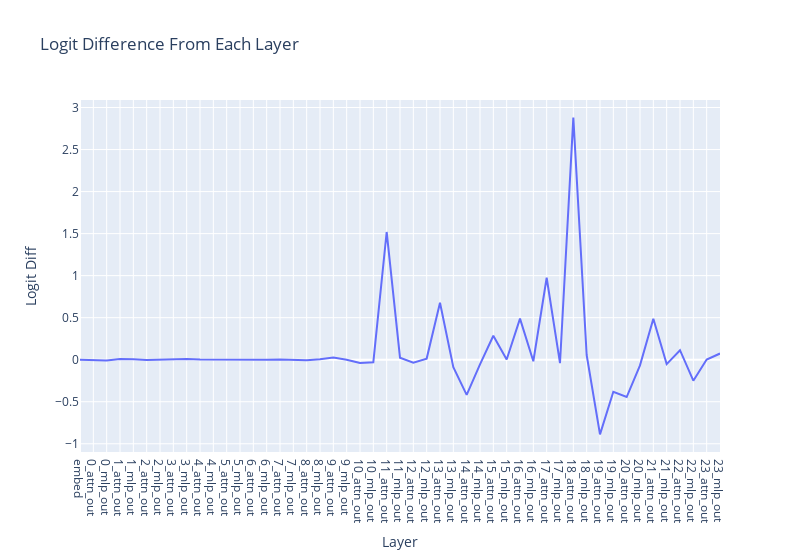

The notebook cell saved with this chart:
### Code cell
per_layer_residual, labels = cache.decompose_resid(layer=-1, pos_slice=-1, return_labels=True)
per_layer_logit_diffs = residual_stack_to_logit_diff(per_layer_residual, cache)

line(
    per_layer_logit_diffs,
    hovermode="x unified",
    title="Logit Difference From Each Layer",
    labels={"x": "Layer", "y": "Logit Diff"},
    xaxis_tickvals=labels,
    width=800
)

### Figure 1 — Plotly figure (JSON) as saved in the notebook; plotly's stock layout.template omitted (floating-point values rounded to 4 significant figures)
{"data": [{"hovertemplate": "Layer=%{x}<br>Logit Diff=%{y}<extra></extra>", "legendgroup": "", "line": {"color": "#636efa", "dash": "solid"}, "marker": {"symbol": "circle"}, "mode": "lines", "name": "", "orientation": "v", "showlegend": false, "type": "scatter", "x": [0, 1, 2, 3, 4, 5, 6, 7, 8, 9, 10, 11, 12, 13, 14, 15, 16, 17, 18, 19, 20, 21, 22, 23, 24, 25, 26, 27, 28, 29, 30, 31, 32, 33, 34, 35, 36, 37, 38, 39, 40, 41, 42, 43, 44, 45, 46, 47, 48], "xaxis": "x", "y": [0.0005842, -0.006083, -0.009687, 0.008184, 0.006221, -0.004968, -0.002111, -0.001498, 0.009705, 0.003417, 0.002739, -0.003033, -0.00152, -0.007625, -0.0003925, 0.001506, -0.001378, -0.006041, 0.004143, 0.02491, -0.001222, -0.03934, -0.02988, 1.519, 0.02412, -0.03454, 0.01312, 0.6768, -0.08827, -0.4181, -0.05641, 0.2851, 0.002124, 0.489, -0.01883, 0.9748, -0.04068, 2.88, 0.05552, -0.8887, -0.382, -0.4442, -0.06777, 0.4871, -0.05225, 0.1129, -0.2494, 0.001855, 0.07327], "yaxis": "y"}], "layout": {"hovermode": "x unified", "legend": {"tracegroupgap": 0}, "title": {"text": "Logit Difference From Each Layer"}, "width": 800, "xaxis": {"anchor": "y", "domain": [0, 1], "tickmode": "array", "ticktext": ["embed", "0_attn_out", "0_mlp_out", "1_attn_out", "1_mlp_out", "2_attn_out", "2_mlp_out", "3_attn_out", "3_mlp_out", "4_attn_out", "4_mlp_out", "5_attn_out", "5_mlp_out", "6_attn_out", "6_mlp_out", "7_attn_out", "7_mlp_out", "8_attn_out", "8_mlp_out", "9_attn_out", "9_mlp_out", "10_attn_out", "10_mlp_out", "11_attn_out", "11_mlp_out", "12_attn_out", "12_mlp_out", "13_attn_out", "13_mlp_out", "14_attn_out", "14_mlp_out", "15_attn_out", "15_mlp_out", "16_attn_out", "16_mlp_out", "17_attn_out", "17_mlp_out", "18_attn_out", "18_mlp_out", "19_attn_out", "19_mlp_out", "20_attn_out", "20_mlp_out", "21_attn_out", "21_mlp_out", "22_attn_out", "22_mlp_out", "23_attn_out", "23_mlp_out"], "tickvals": [0, 1, 2, 3, 4, 5, 6, 7, 8, 9, 10, 11, 12, 13, 14, 15, 16, 17, 18, 19, 20, 21, 22, 23, 24, 25, 26, 27, 28, 29, 30, 31, 32, 33, 34, 35, 36, 37, 38, 39, 40, 41, 42, 43, 44, 45, 46, 47, 48], "title": {"text": "Layer"}}, "yaxis": {"anchor": "x", "domain": [0, 1], "title": {"text": "Logit Diff"}}}}
